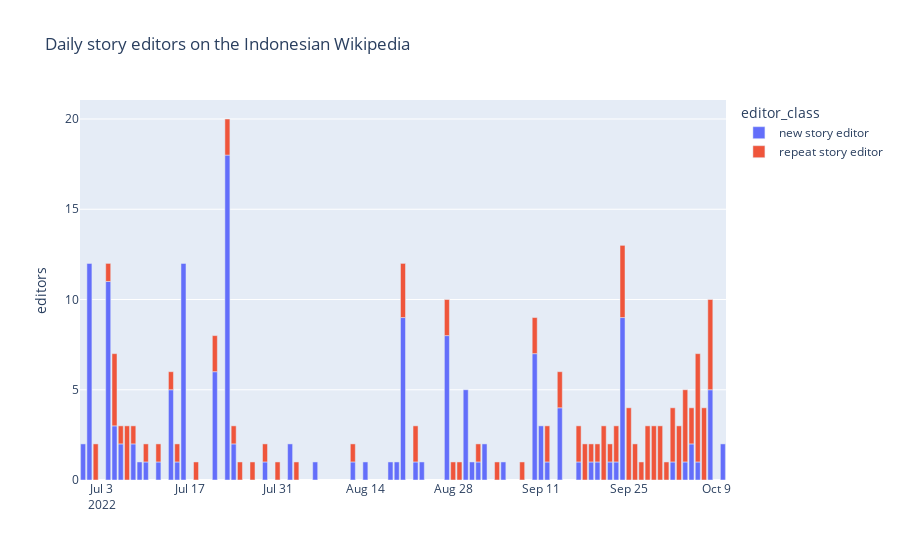

Notebook cell for this chart:
### Code cell
fig = px.bar(
    daily_editor,
    x="dt",
    y="editors",
    color="editor_class",
    title="Daily story editors on the Indonesian Wikipedia",
    labels={
        "dt": "",
    },
    height=450
)

fig.show()

### Figure 1 — Plotly figure (JSON) as saved in the notebook; plotly's stock layout.template omitted (floating-point values rounded to 4 significant figures)
{"data": [{"alignmentgroup": "True", "hovertemplate": "editor_class=new story editor<br>=%{x}<br>editors=%{y}<extra></extra>", "legendgroup": "new story editor", "marker": {"color": "#636efa", "pattern": {"shape": ""}}, "name": "new story editor", "offsetgroup": "new story editor", "orientation": "v", "showlegend": true, "textposition": "auto", "type": "bar", "x": ["2022-06-30T00:00:00", "2022-07-01T00:00:00", "2022-07-04T00:00:00", "2022-07-05T00:00:00", "2022-07-06T00:00:00", "2022-07-08T00:00:00", "2022-07-09T00:00:00", "2022-07-10T00:00:00", "2022-07-12T00:00:00", "2022-07-14T00:00:00", "2022-07-15T00:00:00", "2022-07-16T00:00:00", "2022-07-21T00:00:00", "2022-07-23T00:00:00", "2022-07-24T00:00:00", "2022-07-29T00:00:00", "2022-08-02T00:00:00", "2022-08-06T00:00:00", "2022-08-12T00:00:00", "2022-08-14T00:00:00", "2022-08-18T00:00:00", "2022-08-19T00:00:00", "2022-08-20T00:00:00", "2022-08-22T00:00:00", "2022-08-23T00:00:00", "2022-08-27T00:00:00", "2022-08-30T00:00:00", "2022-08-31T00:00:00", "2022-09-01T00:00:00", "2022-09-02T00:00:00", "2022-09-05T00:00:00", "2022-09-10T00:00:00", "2022-09-11T00:00:00", "2022-09-12T00:00:00", "2022-09-14T00:00:00", "2022-09-17T00:00:00", "2022-09-19T00:00:00", "2022-09-20T00:00:00", "2022-09-22T00:00:00", "2022-09-23T00:00:00", "2022-09-24T00:00:00", "2022-10-02T00:00:00", "2022-10-04T00:00:00", "2022-10-05T00:00:00", "2022-10-06T00:00:00", "2022-10-08T00:00:00", "2022-10-10T00:00:00"], "xaxis": "x", "y": [2, 12, 11, 3, 2, 2, 1, 1, 1, 5, 1, 12, 6, 18, 2, 1, 2, 1, 1, 1, 1, 1, 9, 1, 1, 8, 5, 1, 1, 2, 1, 7, 3, 1, 4, 1, 1, 1, 1, 1, 9, 1, 1, 2, 1, 5, 2], "yaxis": "y"}, {"alignmentgroup": "True", "hovertemplate": "editor_class=repeat story editor<br>=%{x}<br>editors=%{y}<extra></extra>", "legendgroup": "repeat story editor", "marker": {"color": "#EF553B", "pattern": {"shape": ""}}, "name": "repeat story editor", "offsetgroup": "repeat story editor", "orientation": "v", "showlegend": true, "textposition": "auto", "type": "bar", "x": ["2022-07-02T00:00:00", "2022-07-04T00:00:00", "2022-07-05T00:00:00", "2022-07-06T00:00:00", "2022-07-07T00:00:00", "2022-07-08T00:00:00", "2022-07-10T00:00:00", "2022-07-12T00:00:00", "2022-07-14T00:00:00", "2022-07-15T00:00:00", "2022-07-18T00:00:00", "2022-07-21T00:00:00", "2022-07-23T00:00:00", "2022-07-24T00:00:00", "2022-07-25T00:00:00", "2022-07-27T00:00:00", "2022-07-29T00:00:00", "2022-07-31T00:00:00", "2022-08-03T00:00:00", "2022-08-12T00:00:00", "2022-08-20T00:00:00", "2022-08-22T00:00:00", "2022-08-27T00:00:00", "2022-08-28T00:00:00", "2022-08-29T00:00:00", "2022-09-01T00:00:00", "2022-09-04T00:00:00", "2022-09-08T00:00:00", "2022-09-10T00:00:00", "2022-09-12T00:00:00", "2022-09-14T00:00:00", "2022-09-17T00:00:00", "2022-09-18T00:00:00", "2022-09-19T00:00:00", "2022-09-20T00:00:00", "2022-09-21T00:00:00", "2022-09-22T00:00:00", "2022-09-23T00:00:00", "2022-09-24T00:00:00", "2022-09-25T00:00:00", "2022-09-26T00:00:00", "2022-09-27T00:00:00", "2022-09-28T00:00:00", "2022-09-29T00:00:00", "2022-09-30T00:00:00", "2022-10-01T00:00:00", "2022-10-02T00:00:00", "2022-10-03T00:00:00", "2022-10-04T00:00:00", "2022-10-05T00:00:00", "2022-10-06T00:00:00", "2022-10-07T00:00:00", "2022-10-08T00:00:00"], "xaxis": "x", "y": [2, 1, 4, 1, 3, 1, 1, 1, 1, 1, 1, 2, 2, 1, 1, 1, 1, 1, 1, 1, 3, 2, 2, 1, 1, 1, 1, 1, 2, 2, 2, 2, 2, 1, 1, 3, 1, 2, 4, 4, 2, 1, 3, 3, 3, 1, 3, 3, 4, 2, 6, 4, 5], "yaxis": "y"}], "layout": {"autosize": true, "barmode": "relative", "legend": {"title": {"text": "editor_class"}, "tracegroupgap": 0}, "title": {"text": "Daily story editors on the Indonesian Wikipedia"}, "xaxis": {"anchor": "y", "autorange": true, "domain": [0, 1], "range": ["2022-06-29 12:00", "2022-10-10 12:00"], "title": {"text": ""}, "type": "date"}, "yaxis": {"anchor": "x", "autorange": true, "domain": [0, 1], "range": [0, 21.05], "title": {"text": "editors"}, "type": "linear"}}}
